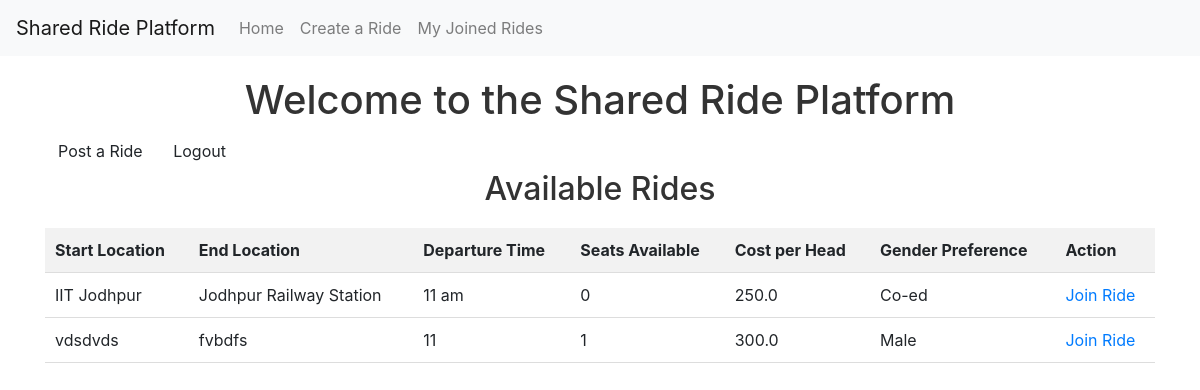
Screenshot of /home (signed in) with the database file from the repository.
### models.py (models this page shows)
class Ride(db.Model):
    id = db.Column(db.Integer, primary_key=True)
    start_location = db.Column(db.String(255), nullable=False)
    end_location = db.Column(db.String(255), nullable=False)
    meetup_point = db.Column(db.String(255), nullable=False)
    departure_time = db.Column(db.String(20), nullable=False)
    available_seats = db.Column(db.Integer, nullable=False)
    cost_per_head = db.Column(db.Float, nullable=False)
    gender_preference = db.Column(db.String(10), nullable=False)  # 'male', 'female', 'co-ed'
    author_id = db.Column(db.Integer, db.ForeignKey('user.id'), nullable=False)  # Ensure 'user.id' matches the User model

### routes.py (the view)
@app.route('/')
@app.route('/home')
def home():
    if current_user.is_authenticated:
        if current_user.gender == 'male':
            rides = Ride.query.filter((Ride.gender_preference == 'male') | (Ride.gender_preference == 'co-ed')).all()
        elif current_user.gender == 'female':
            rides = Ride.query.filter((Ride.gender_preference == 'female') | (Ride.gender_preference == 'co-ed')).all()
    else:
        rides = Ride.query.filter_by(gender_preference='co-ed').all()
    return render_template('index.html', rides=rides)

### app.py (called while the page is built)
@login_manager.user_loader
def load_user(user_id):
    from models import User  # Import here to avoid circular import
    return User.query.get(int(user_id))  # Retrieve user from the database

@app.before_request
def create_tables():
    from models import User, Ride  # Import here to avoid circular import
    db.create_all()  # Create tables when the app first runs

### templates/index.html (shortened to what this page needs)
{% extends 'base.html' %}
{% block body %}
<div class="container">
    <h1>Welcome to the Shared Ride Platform</h1>
    {% if current_user.is_authenticated %}
    <a href="{{ url_for('new_ride') }}" class="btn">Post a Ride</a>
    <a href="{{ url_for('logout') }}" class="btn">Logout</a>
    {% else %}
    <a href="{{ url_for('login') }}" class="btn">Login</a>
    <a href="{{ url_for('register') }}" class="btn">Register</a>
    {% endif %}
    <h2>Available Rides</h2>
    <table>
        <tr>
            <th>Start Location</th>
            <th>End Location</th>
            <th>Departure Time</th>
            <th>Seats Available</th>
            <th>Cost per Head</th>
            <th>Gender Preference</th>
            <th>Action</th>
        </tr>
        {% for ride in rides %}
        <tr>
            <td>{{ ride.start_location }}</td>
            <td>{{ ride.end_location }}</td>
            <td>{{ ride.departure_time }}</td>
            <td>{{ ride.available_seats }}</td>
            <td>{{ ride.cost_per_head }}</td>
            <td>{{ ride.gender_preference|capitalize }}</td>
            <td><a href="{{ url_for('join_ride', ride_id=ride.id) }}">Join Ride</a></td>
        </tr>
        {% endfor %}
    </table>
    {% endblock %}

### static/styles.css (style rules this page uses)
body { font-family: Arial, sans-serif; background-color: #f4f4f4; margin: 0; padding: 0; box-sizing: border-box; }
h1, h2 { text-align: center; color: #333; }
.container { width: 80%; margin: 20px auto; }
button, .btn { background-color: #5cb85c; color: white; padding: 10px 20px; border: none; border-radius: 4px; cursor: pointer; font-size: 16px; }
a { color: #337ab7; text-decoration: none; }
table { width: 100%; border-collapse: collapse; margin-top: 20px; }
table th, table td { padding: 10px; text-align: left; border-bottom: 1px solid #ddd; }
table th { background-color: #f2f2f2; }

### rows the page displays
Ride: start_location "IIT Jodhpur", end_location "Jodhpur Railway Station", departure_time "11 am", available_seats "0", cost_per_head "250.0", gender_preference "Co-ed"
Ride: start_location "vdsdvds", end_location "fvbdfs", departure_time "11", available_seats "1", cost_per_head "300.0", gender_preference "Male"
